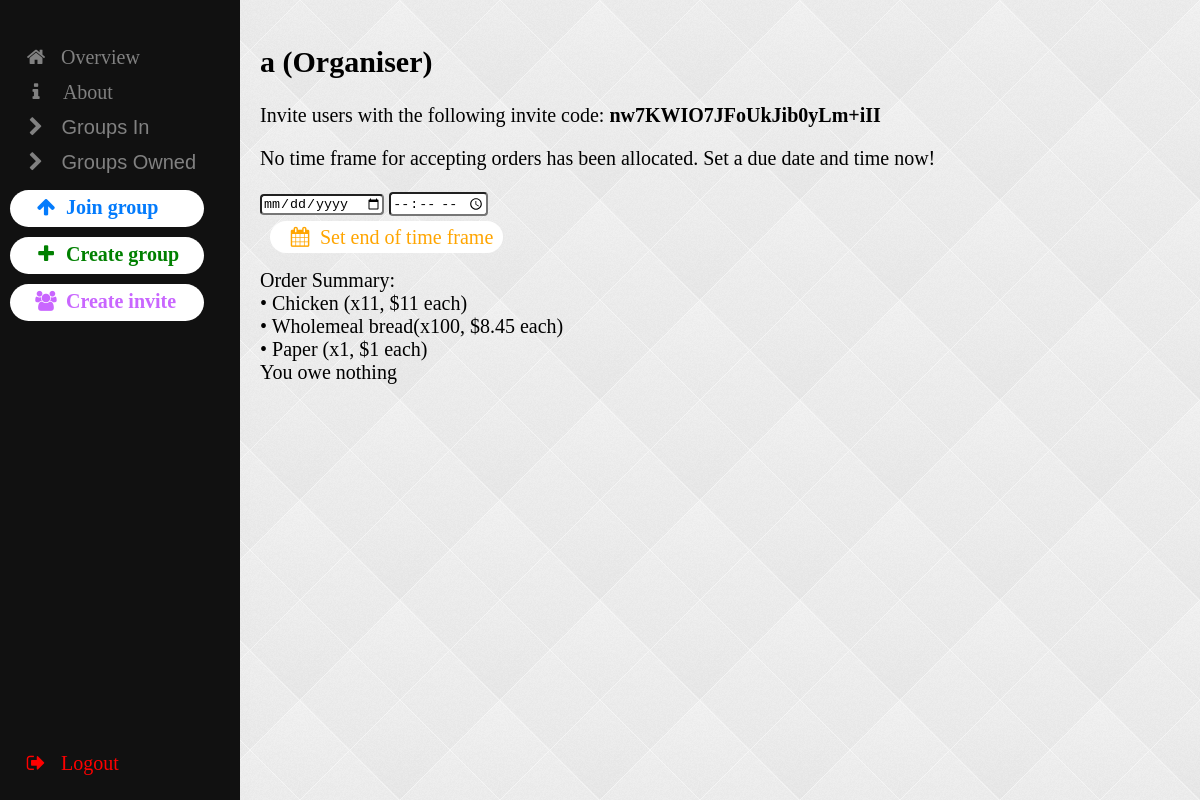
The page /orderer/group/268570700619 (signed in) on the database as committed earlier.
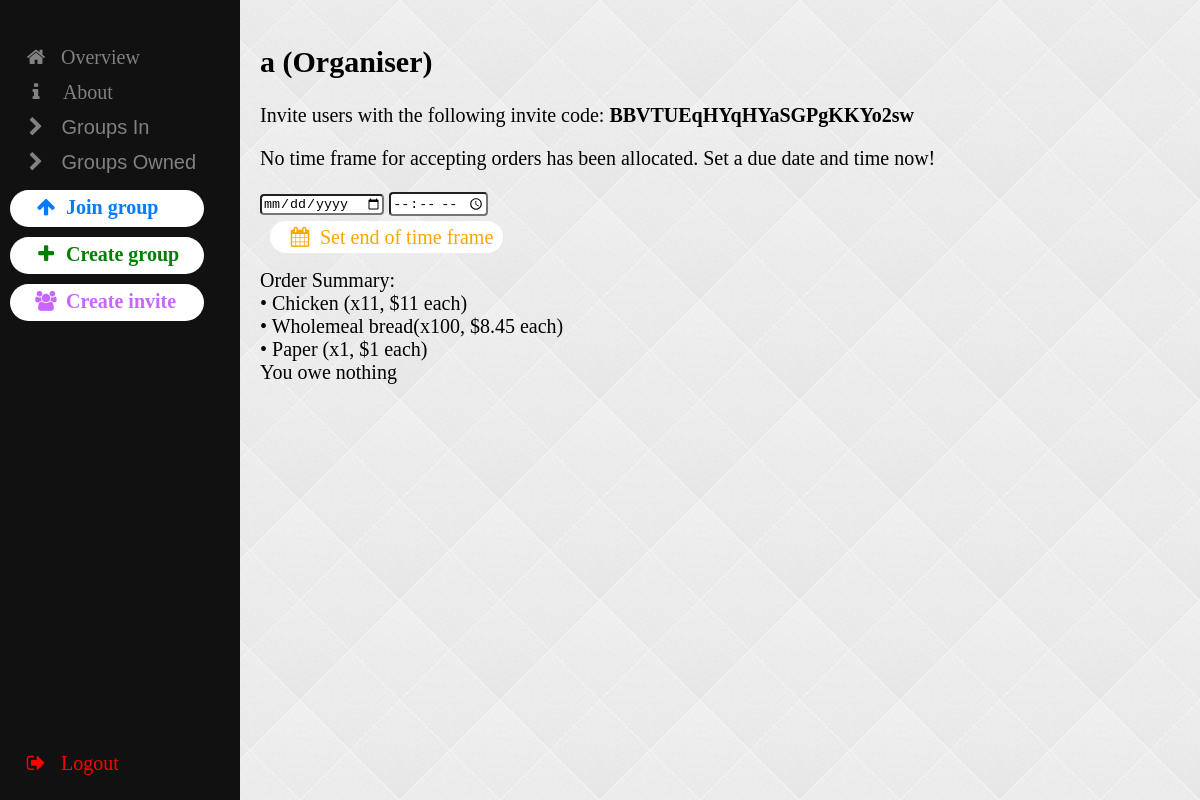
The same page on the database as committed later.
### app.py (models this page shows)
class Group(db.Model):
    group_id = db.Column(db.Integer, primary_key=True, unique=True, nullable=False)
    gid = db.Column(db.Integer, default=get_gid, unique=True, nullable=False)
    name = db.Column(db.Integer, unique=True, nullable=False)
    invite_code = db.Column(db.String, unique=True, nullable=True)
    timeframe_end = db.Column(db.DateTime, nullable=True, unique=False)
    organiser_id = db.Column(db.Integer, db.ForeignKey("user.user_id"))

### app.py (the view)
@app.route('/orderer/group/<gid>', methods=["GET"])
def group(gid):
    allowed, new_page = authenticate("orderer")
    if not allowed:
        return redirect(new_page)
    group_wanted = Group.query.filter_by(gid=gid).first()
    if not group_wanted:
        return redirect("/orderer/home")
    user = User.query.get(session["user"])
    if group_wanted.organiser_id == session["user"]:
        return render_template("organiser_group.html", groups_in=user.groups_in,
                               groups_owned=user.groups_owned, group=group_wanted)
    if group_wanted.members.filter_by(user_id=session["user"]).first():
        return render_template("orderer_group.html", groups_in=user.groups_in,
                               groups_owned=user.groups_owned, group=group_wanted)
    return redirect("/orderer/home")

### app.py (called while the page is built)
def authenticate(page_type=None):
    pages = {None: "/login",
             "orderer": "/orderer/home",
             "staff": "/staff/home",
             "manager": "/manager/home"}
    user = User.query.get(session.get("user"))
    if not user or not user.confirmed:
        return not page_type, pages[None]
    return user.type == page_type, pages[user.type]

### templates/organiser_group.html (shortened to what this page needs)
{% extends "orderer_base.html" %}
{% block invite %}
<a class="button invite" id="invite"><i class="fa fa-users"></i><b>Create invite</b></a>
{% endblock %}
{% block content %}
<head>
</head>
    <h2>{{ group.name }} (Organiser)</h2>
    <p>
        {% if group.invite_code %}
            Invite users with the following invite code: <b> {{ group.invite_code }} </b>
        {% else %}
            Your group has no invite code. Create one now!
        {% endif %}
    </p>
    <p>
        No time frame for accepting orders has been allocated. Set a due date and time now!
    </p>
    <input id="end_date" type="date"> <input id="end_time" type="time"><br>
    <a class="button setTimeFrame" onclick="setTimeFrame()"><i class="fa fa-calendar"></i>Set end of time frame </a>
    <p>Order Summary:
        <br> • Chicken (x11, $11 each)
        <br> • Wholemeal bread(x100, $8.45 each)
        <br> • Paper (x1, $1 each)
        <br> You owe nothing
     </p>
{% endblock %}

### templates/orderer_base.html (shortened to what this page needs)
<html>
{% block styles %}
<link rel="stylesheet"
      href="{{url_for('.static', filename='styles.css')}}">
{% endblock %}
<body>
<link rel="stylesheet" href="https://cdnjs.cloudflare.com/ajax/libs/font-awesome/4.7.0/css/font-awesome.min.css">
<div id="mySidenav" class="sidenav">
    <div class="sidenav-main">
        <a href="/orderer/home"> <i class="fa fa-fw fa-home"></i> Overview</a>
        <a href="/orderer/about"> <i class="fa fa-info" style="margin-right: 3px"></i> About</a>
        <button class="dropdown-btn"><i class="fa fa-chevron-right"></i> Groups In</button>
        <button class="dropdown-btn"><i class="fa fa-chevron-right"></i> Groups Owned</button>
        <a class="button join" onclick="open_join_group_form()"><i class="fa fa-arrow-up"></i><b>Join group</b></a>
        <a class="button create" onclick="open_create_group_form()"><i class="fa fa-plus"></i><b>Create group</b></a>
        {% block invite %} {% endblock %}
    </div>
    <a href="/logout" style="position: absolute; bottom: 7%" class="logout"><i class="fa fa-sign-out"></i> Logout</a>
</div>
<div id="main" style="position: relative">
    <div class="content">
        {% block content %} {% endblock %}
    </div>
</div>
</body>
</html>

### static/styles.css (style rules this page uses)
input { margin-bottom: 10px; border-radius: 4px; }
button { border-radius: 4px; }
body { margin: auto; background-image: url("/static/auth_background.png"); background-repeat: repeat; }
body { font-family: Calibri, serif; }
.button { border-radius: 20px; cursor: pointer; margin-left: 10px; margin-top: 10px; width: 13.3%; height: 25px; }
.button.create { color: green; background-color: white; width: auto; margin-right: 5%; }
.button.join { color: #037bfc; background-color: white; width: auto; margin-right: 5%; }
.button.invite { color: #c966ff; background-color: white; width: auto; margin-right: 5%; }
.button.setTimeFrame { transition: 0.3s; color: orange; padding: 5px 10px 5px 10px; background-color: white; }
.sidenav { height: 100%; width: 20%; position: fixed; z-index: 1; top: 0; left: 0; background-color: #111; overflow-x: hidden; transition: 0.35s; padding-top: 40px; }
.sidenav-main { overflow-y: auto; height: 80%; padding-right: 25px; }
.sidenav a { padding: 8px 8px 8px 32px; text-decoration: none; font-size: 25px; color: white; display: block; transition: 0.15s; }
.sidenav a, .dropdown-btn { padding: 6px 16px 6px 16px; text-decoration: none; font-size: 20px; color: #818181; display: block; border: none; background: none; text-align: left; cursor: pointer; outline: none; }
.sidenav .logout { color: red; position: absolute; bottom: 7%; border-radius: 100px; width: 220px; }
#main { transition: margin-left 0.35s; padding: 20px; margin-left: 20%; }
.fa { width: 40px !important; text-align: center !important; }
.content { font-size: 20px; width: 80%; }

Rows that differ between the two databases and show on the page:
changed Group: invite_code "nw7KWIO7JFoUkJib0yLm+iII" → "BBVTUEqHYqHYaSGPgKKYo2sw"
